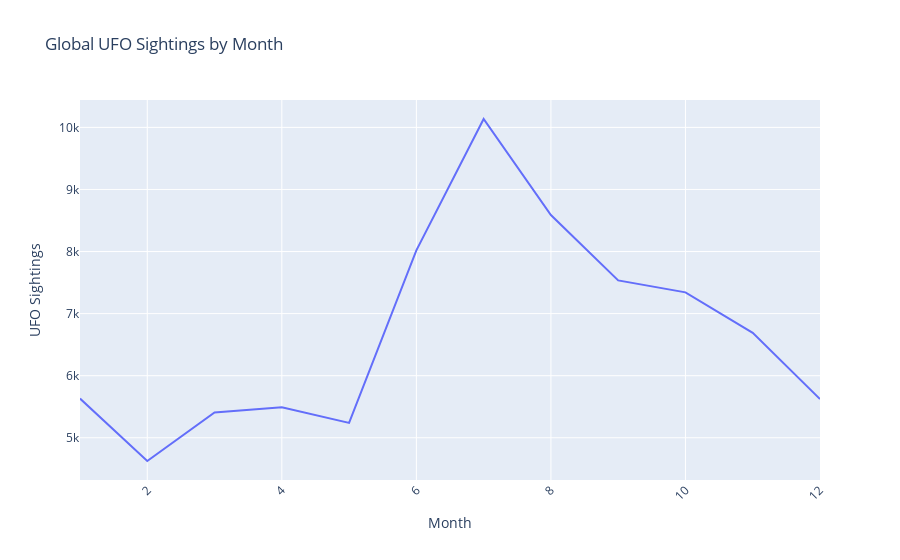

Here is the notebook cell this chart was saved with:
### Code cell
# Filter out rows with missing datetime values
ufo_df_filtered = ufo_df.dropna(subset=['datetime'])

# Extract month from the datetime column
m_cts = ufo_df_filtered['datetime'].dt.month.value_counts().sort_index()

# Create a DataFrame with the month and sightings count
df_monthly_sightings = pd.DataFrame({'Month': m_cts.index, 'Sightings': m_cts.values})

# Create the line plot using Plotly
fig = px.line(df_monthly_sightings, x='Month', y='Sightings', title='Global UFO Sightings by Month')
fig.update_layout(xaxis=dict(title='Month'), yaxis=dict(title='UFO Sightings'), xaxis_tickangle=-45)

# Show the interactive plot
fig.show()

### Figure 1 — Plotly figure (JSON) as saved in the notebook; plotly's stock layout.template omitted (floating-point values rounded to 4 significant figures)
{"data": [{"hovertemplate": "Month=%{x}<br>Sightings=%{y}<extra></extra>", "legendgroup": "", "line": {"color": "#636efa", "dash": "solid"}, "marker": {"symbol": "circle"}, "mode": "lines", "name": "", "orientation": "v", "showlegend": false, "type": "scatter", "x": [1, 2, 3, 4, 5, 6, 7, 8, 9, 10, 11, 12], "xaxis": "x", "y": [5632, 4626, 5408, 5492, 5240, 8019, 10135, 8588, 7535, 7343, 6691, 5623], "yaxis": "y"}], "layout": {"legend": {"tracegroupgap": 0}, "title": {"text": "Global UFO Sightings by Month"}, "xaxis": {"anchor": "y", "domain": [0, 1], "tickangle": -45, "title": {"text": "Month"}}, "yaxis": {"anchor": "x", "domain": [0, 1], "title": {"text": "UFO Sightings"}}}}
